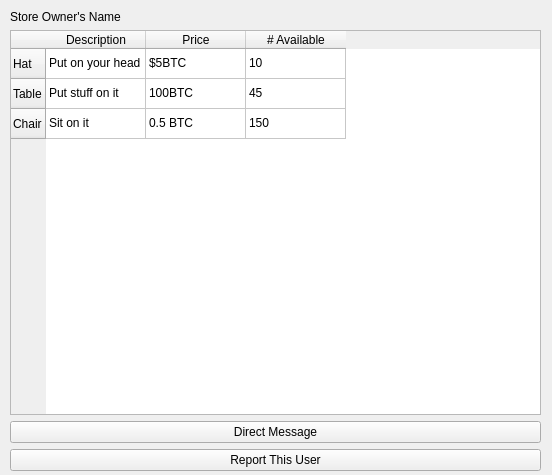
<?xml version="1.0" encoding="UTF-8"?>
<ui version="4.0">
 <class>Form</class>
 <widget class="QWidget" name="Form">
  <property name="geometry">
   <rect>
    <x>0</x>
    <y>0</y>
    <width>552</width>
    <height>475</height>
   </rect>
  </property>
  <property name="windowTitle">
   <string>Form</string>
  </property>
  <widget class="QWidget" name="verticalLayoutWidget">
   <property name="geometry">
    <rect>
     <x>10</x>
     <y>10</y>
     <width>531</width>
     <height>461</height>
    </rect>
   </property>
   <layout class="QVBoxLayout" name="verticalLayout">
    <item>
     <widget class="QLabel" name="label">
      <property name="text">
       <string>Store Owner's Name</string>
      </property>
     </widget>
    </item>
    <item>
     <layout class="QHBoxLayout" name="horizontalLayout">
      <item>
       <widget class="QTableWidget" name="tableWidget">
        <row>
         <property name="text">
          <string>Hat</string>
         </property>
        </row>
        <row>
         <property name="text">
          <string>Table</string>
         </property>
        </row>
        <row>
         <property name="text">
          <string>Chair</string>
         </property>
        </row>
        <column>
         <property name="text">
          <string>Description</string>
         </property>
        </column>
        <column>
         <property name="text">
          <string>Price</string>
         </property>
        </column>
        <column>
         <property name="text">
          <string># Available</string>
         </property>
        </column>
        <item row="0" column="0">
         <property name="text">
          <string>Put on your head</string>
         </property>
        </item>
        <item row="0" column="1">
         <property name="text">
          <string>$5BTC</string>
         </property>
        </item>
        <item row="0" column="2">
         <property name="text">
          <string>10</string>
         </property>
        </item>
        <item row="1" column="0">
         <property name="text">
          <string>Put stuff on it</string>
         </property>
        </item>
        <item row="1" column="1">
         <property name="text">
          <string>100BTC</string>
         </property>
        </item>
        <item row="1" column="2">
         <property name="text">
          <string>45</string>
         </property>
        </item>
        <item row="2" column="0">
         <property name="text">
          <string>Sit on it</string>
         </property>
        </item>
        <item row="2" column="1">
         <property name="text">
          <string>0.5 BTC</string>
         </property>
        </item>
        <item row="2" column="2">
         <property name="text">
          <string>150</string>
         </property>
        </item>
       </widget>
      </item>
     </layout>
    </item>
    <item>
     <widget class="QPushButton" name="pushButton_2">
      <property name="text">
       <string>Direct Message</string>
      </property>
     </widget>
    </item>
    <item>
     <widget class="QPushButton" name="pushButton">
      <property name="text">
       <string>Report This User</string>
      </property>
     </widget>
    </item>
    <item>
     <layout class="QHBoxLayout" name="horizontalLayout_2"/>
    </item>
   </layout>
  </widget>
 </widget>
 <resources/>
 <connections/>
</ui>
